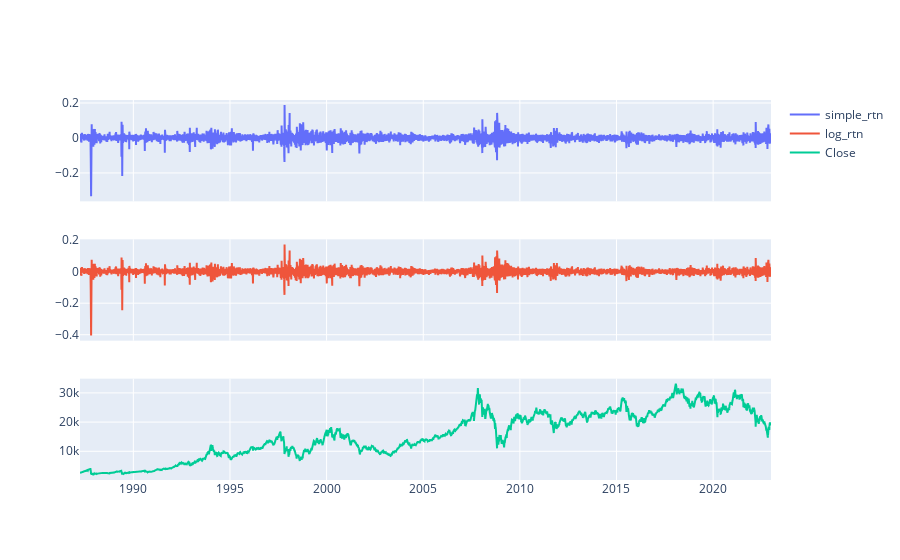

Notebook code cell kept with this figure:
### Code cell
# Plot graph
# log Return is additive,
# can use the sum of the log returns for each asset.
import seaborn as sns
import plotly.express as px
import plotly.graph_objects as go
from plotly.subplots import make_subplots
colors = px.colors.qualitative.Plotly
fig = make_subplots(rows=3, cols=1, shared_xaxes=True)
for i, j in enumerate([data.simple_rtn, data.log_rtn, data.Close]):
    fig.add_trace(go.Scatter(x=data.index, y=j, mode='lines',
                             name=j.name, marker_color=colors[i]), 
                  row=i+1, col=1)
fig.show()

### Figure 1 — Plotly figure (JSON) as saved in the notebook; plotly's stock layout.template omitted (floating-point values rounded to 4 significant figures; data arrays with more than 128 entries replaced by an {"elided": "..."} marker saying what was removed)
{"data": [{"marker": {"color": "#636EFA"}, "mode": "lines", "name": "simple_rtn", "type": "scatter", "x": {"elided": "8831 str values"}, "xaxis": "x", "y": {"elided": "8831 float values"}, "yaxis": "y"}, {"marker": {"color": "#EF553B"}, "mode": "lines", "name": "log_rtn", "type": "scatter", "x": {"elided": "8831 str values"}, "xaxis": "x2", "y": {"elided": "8831 float values"}, "yaxis": "y2"}, {"marker": {"color": "#00CC96"}, "mode": "lines", "name": "Close", "type": "scatter", "x": {"elided": "8831 str values"}, "xaxis": "x3", "y": {"elided": "8831 float values"}, "yaxis": "y3"}], "layout": {"xaxis": {"anchor": "y", "domain": [0, 1], "matches": "x3", "showticklabels": false}, "xaxis2": {"anchor": "y2", "domain": [0, 1], "matches": "x3", "showticklabels": false}, "xaxis3": {"anchor": "y3", "domain": [0, 1]}, "yaxis": {"anchor": "x", "domain": [0.7333, 1]}, "yaxis2": {"anchor": "x2", "domain": [0.3667, 0.6333]}, "yaxis3": {"anchor": "x3", "domain": [0, 0.2667]}}}
